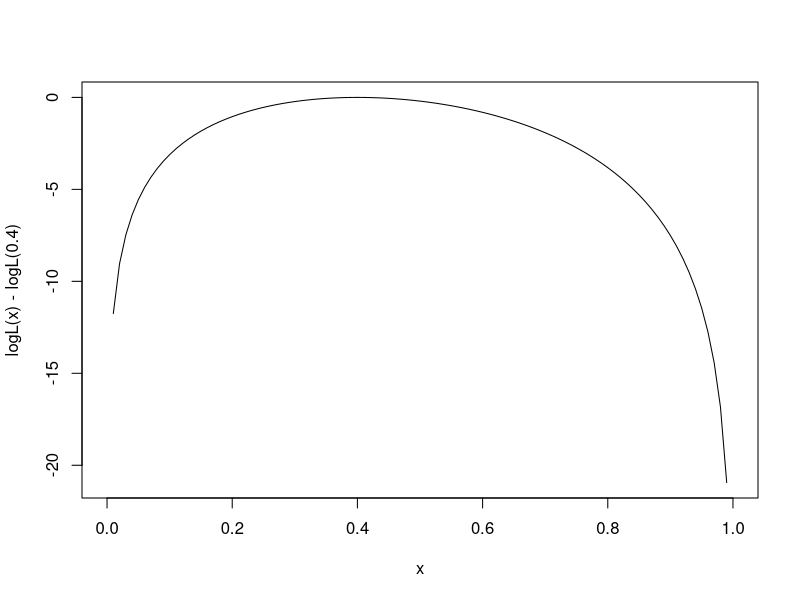

Source code (R):
logL <- function(t) {4*log(t) + 6*log(1-t)}
curve(logL(x) - logL(0.4), xlim = c(0,1))
uniroot( function(x) logL(x) -logL(0.4) +0.5, c(0,0.4))
